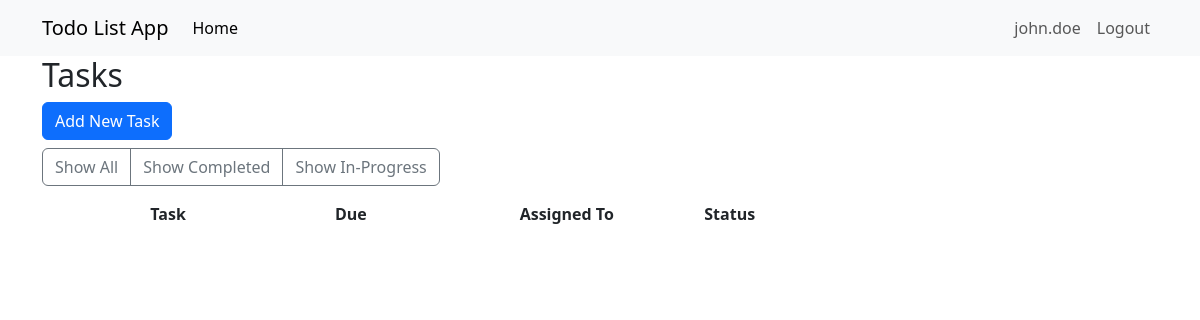
Before: / (signed in) with the older database file.
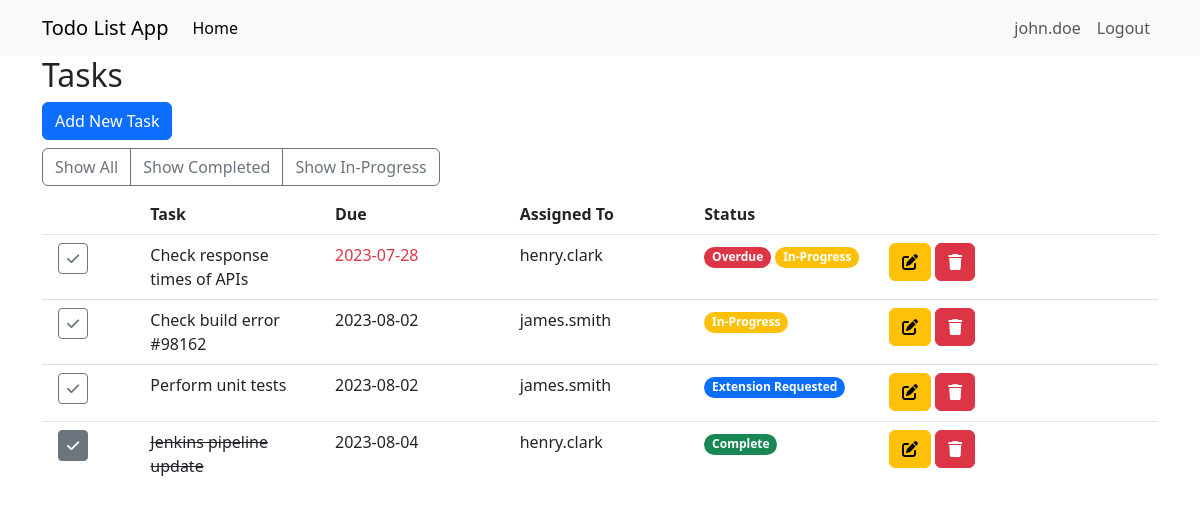
After: the same page with the newer database file.
### loginapp.py (models this page shows, shortened)
class Users(UserMixin, db.Model):
    id = db.Column(db.Integer, primary_key=True)
    username = db.Column(db.String(250), unique=True, nullable=False)
    password = db.Column(db.String(250), nullable=False)
    designation = db.Column(db.String(250), nullable=False)
    department = db.Column(db.Integer)
    tasks = db.relationship("Task", backref="users", lazy=True)

class Task(db.Model):
    task_no = db.Column(db.Integer, primary_key=True)
    task = db.Column(db.String(120), nullable=False)
    created_date = db.Column(db.DateTime, default=datetime.now(), nullable=False)
    due_date = db.Column(db.DateTime)
    status = db.Column(db.String, default="In-Progress", nullable=False)
    created_by = db.Column(db.Integer, nullable=False)
    assigned_to = db.Column(db.Integer, db.ForeignKey("users.id"), nullable=False)

### loginapp.py (the view, shortened to what this page needs)
@app.route("/")
def home():
    if current_user.is_authenticated:
        if current_user.designation == "Admin":
            users = Users.query.all()
            return render_template(
                "home.html", users=users, departments=departments, now=datetime.utcnow()
            )
        if current_user.designation == "Manager":
            tasks = Task.query.filter_by(created_by=current_user.id).order_by(
                Task.status.desc()
            )
            users = Users.query.all()
            assigned_users = []
            for i in tasks:
                for j in users:
                    if i.assigned_to == j.id:
                        assigned_users.append(j.username)
                        break
            return render_template(
                "home.html", tasks=tasks, users=assigned_users, now=datetime.utcnow()
            )
    return render_template("home.html")

### loginapp.py (called while the page is built)
@login_manager.user_loader
def loader_user(user_id):
    return Users.query.get(user_id)

### templates/home.html (shortened to what this page needs)
{% extends "base.html" %}
{% block content %}
{% if current_user.is_authenticated %}
{% if current_user.designation == "Manager" %}
<h2>Tasks</h2>
<a href="/add" class="btn btn-primary">Add New Task</a>
<div class="d-flex justify-content-between my-2">
    <div class="btn-group" role="group" aria-label="Basic example">
        <a class="btn btn-outline-secondary" href="?view=all">Show All</a>
        <a class="btn btn-outline-secondary" href="?view=completed">Show Completed</a>
        <a class="btn btn-outline-secondary" href="?view=in_progress">Show In-Progress</a>
    </div>
</div>
<ul class="list-group list-group-flush">
    <li class="list-group-item">
        <div class="row fw-bold">
            <div class="col-md-1"></div>
            <div class="col-md-2">Task</div>
            <div class="col-md-2">Due</div>
            <div class="col-md-2">Assigned To</div>
            <div class="col-md-2">Status</div>
            <div class="col-md-2"></div>
        </div>
    </li>
    {% for task in tasks %}
    <li class="list-group-item">
        <div class="row">
            <div class="col-md-1">
                {% if task.status == "Complete" %}
                <a href="/toggle_status/{{task.task_no}}" class="btn btn-secondary btn-sm">
                    <i class="fa fa-check" aria-hidden="true"></i>
                </a>
                {% else %}
                <a href="/toggle_status/{{task.task_no}}" class="btn btn-outline-secondary  btn-sm">
                    <i class="fa fa-check" aria-hidden="true"></i>
                </a>
                {% endif %}
            </div>
            <div class="col-md-2">
                {% if task.status == "Complete" %}
                <s>{{task.task}}</s>
                {% else %}
                {{task.task}}
                {% endif %}
            </div>
            <div class="col-md-2">
                {% if task.due_date < now %} <p class="text-danger">{{task.due_date.date()}}</p>
                    {% else %}
                    <p class="">{{task.due_date.date()}}</p>
                    {% endif %}
            </div>
            <div class="col-md-2">{{users[loop.index0]}} </div>
            <div class="col-md-2">
                {% if task.due_date < now %} <span class="badge bg-danger rounded-pill">Overdue</span>
                    {% endif%}
                    {% if task.status == "Complete" %}
                    <span class="badge bg-success rounded-pill">{{task.status}}</span>
                    {% elif task.status == "In-Progress" %}
                    <span class="badge bg-warning rounded-pill">{{task.status}}</span>
                    {% else %}
                    <span class="badge bg-primary rounded-pill">{{task.status}}</span>
                    {% endif %}
            </div>
            <div class="col-md-2">
                <a href="/edit/{{task.task_no}}" class="btn btn-warning">
                    <i class="fa fa-edit" aria-hidden="true"></i>
                </a>
                <a href="/delete/{{task.task_no}}" class="btn btn-danger">
                    <i class="fa fa-trash" aria-hidden="true"></i>
                </a>
            </div>
        </div>
    </li>
    {% endfor %}
</ul>
{% endif %}
{% else %}
<h1>Welcome to Todo List App</h1>
<p>Please log in</p>
{% endif %}
{% endblock %}

### templates/base.html (shortened to what this page needs)
<!DOCTYPE html>
<html lang="en">
<head>
    <link rel="stylesheet" href="https://cdnjs.cloudflare.com/ajax/libs/font-awesome/6.4.0/css/all.min.css"
 />
    <link href="https://cdn.jsdelivr.net/npm/bootstrap@5.3.0/dist/css/bootstrap.min.css" rel="stylesheet"
>
</head>
<body>
    <nav class="navbar navbar-expand-lg bg-body-tertiary">
        <div class="container">
            <a class="navbar-brand" href="#">Todo List App</a>
            <div class="collapse navbar-collapse" id="navbarNav">
                <ul class="navbar-nav">
                    <li class="nav-item">
                        <a class="nav-link active" aria-current="page" href="/">Home</a>
                    </li>
                </ul>
            </div>
            <ul class="navbar-nav">
                {% if current_user.is_authenticated %}
                <li class="nav-item">
                    <a class="nav-link u" href="" disabled>{{current_user.username}}</a>
                </li>
                <li class="nav-item">
                    <a class="nav-link" href="/logout">Logout</a>
                </li>
                {% else %}
                <li class="nav-item">
                    <a class="nav-link" href="/login">Login</a>
                </li>
                {% endif %}
            </ul>
        </div>
    </nav>
    <div class="container">
        {% block content %}
        {% endblock %}
    </div>
</body>
</html>

Changed rows visible on the page:
added Task: task "Check response times of APIs", due_date "2023-07-28", shows "Overdue", status "In-Progress"
now on this page (row unchanged): Users: username "henry.clark"
added Task: task "Check build error #98162", due_date "2023-08-02", status "In-Progress"
now on this page (row unchanged): Users: username "james.smith"
added Task: task "Perform unit tests", due_date "2023-08-02", status "Extension Requested"
added Task: task "Jenkins pipeline update", due_date "2023-08-04", status "Complete"
